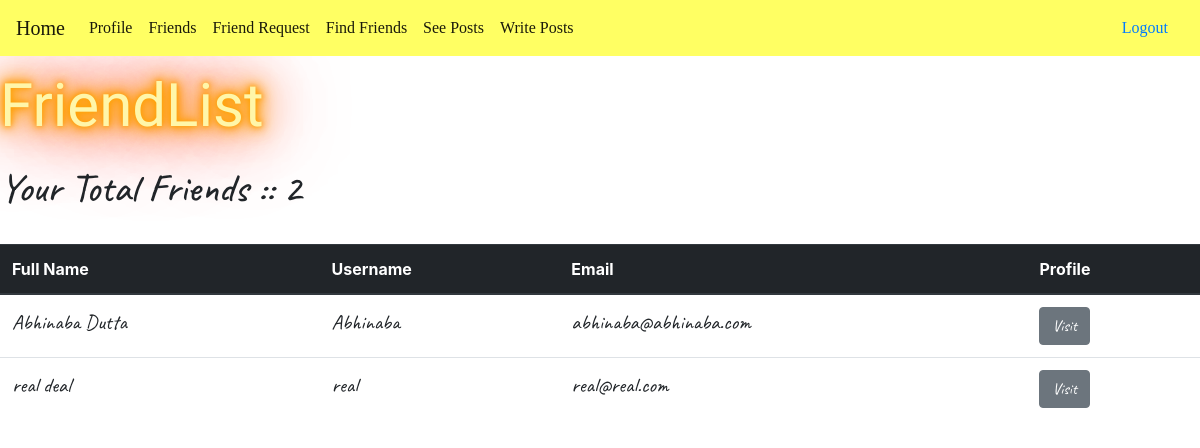
Page /friendlist/ (signed in) on the committed database.
### details/models.py (models this page shows, shortened)
class FriendList(models.Model):
    profile1 = models.ForeignKey(User, null=True, blank=True, on_delete=models.SET_NULL)
    profile2 = models.ForeignKey(User, null=True, blank=True, on_delete=models.SET_NULL, related_name='profile2')
    is_friends = models.BooleanField(default=False)

class Profile(models.Model):
    Gender = (
        ('Male', 'Male'),
        ('Female', 'Female'),
        ('Other', 'Other'),
    )
    user = models.OneToOneField(User, on_delete=models.CASCADE, null=True, blank=True)
    full_name = models.CharField(max_length=100, null=True, blank=True)
    email = models.EmailField(null=True, blank=True)
    birth_date = models.DateTimeField(null=True, blank=True, auto_now=True)
    gender = models.CharField(max_length=20, choices=Gender, null=True, blank=True)
    date_created = models.DateTimeField(auto_now_add=True, null=True, blank=True)

### details/views.py (the view)
# urls.py: path('friendlist/', views.friend_list, name="friendlist"),
@login_required(login_url='/login/')
def friend_list(request):
    user = request.user
    friends_list = user.friendlist_set.all() | user.profile2.all()
    no_of_friends = user.friendlist_set.all().count() + user.profile2.all().count()
    context={
        'user':user,
        'friends':friends_list,
        'no_of_friends':no_of_friends
    }
    return render(request, 'details/friend_list.html', context)

### details/templates/details/friend_list.html (shortened to what this page needs)
{% extends 'details/main.html' %}
{% block content %}
    {% ifequal no_of_friends 0 %}
    {% load static %}
    {% else %}
        {% load static %}
        <link rel="stylesheet" type="text/css" href="{% static 'css/blink.css' %}">
        <h1 class="blink">FriendList</h1>
        <div class="caveat"><h1>Your Total Friends :: {{no_of_friends}}</h1></div><br>
        <table class="table">
            <thead class="thead-dark">
              <tr>
                <th scope="col">Full Name</th>
                <th scope="col">Username</th>
                <th scope="col">Email</th>
                <th scope="col">Profile</th>
              </tr>
            </thead>
            <tbody>
                {% for i in friends %}
                    <tr>
                    {% ifequal  i.profile2.username user.username %}
                        <td class="caveat">{{i.profile1.profile.full_name}}</td>
                        <td class="caveat">{{i.profile1.username}}</td>
                        <td class="caveat">{{i.profile1.profile.email}}</td>
                        <td class="caveat"><a class='btn btn-secondary' href="{% url 'profilepage' i.profile1.id %}">Visit</a></td>
                    {% else %}
                        <td class="caveat">{{i.profile2.profile.full_name}}</td>
                        <td class="caveat">{{i.profile2.username}}</td>
                        <td class="caveat">{{i.profile2.profile.email}}</td>
                        <td class="caveat"><a class='btn btn-secondary'href="{% url 'profilepage' i.profile2.id %}">Visit</a></td>
                    {% endifequal %}
                </tr>
                {% endfor %}
            </tbody>
        </table>
    {% endifequal %}
{% endblock %}

### static/css/main.css (style rules this page uses)
body { background-color: #ffffff; }
.caveat { font-family: 'Caveat', cursive; font-size: 1.3rem; }

### static/css/blink.css (style rules this page uses)
.blink { font-size: 50px; font-size: calc(20px + 5vh); line-height: calc(20px + 10vh); text-shadow: 0 0 5px #ffa500, 0 0 15px #ffa500, 0 0 20px #ffa500, 0 0 40px #ffa500, 0 0 60px #ff0000, 0 0 10px #ff8d00, 0 0 98px #ff0000; color: #fff6a9; font-family: "Sacramento", cursive; text-align: justify; animation: blink 12s infinite; -webkit-animation: blink 12s infinite; }

### rows in the picture
FriendList: profile1.profile.full_name "Abhinaba Dutta", profile1.username "Abhinaba", profile1.profile.email "abhinaba@abhinaba.com"
FriendList: profile1.profile.full_name "real deal", profile1.username "real", profile1.profile.email "real@real.com"

### other values in the picture
{{ no_of_friends }} "2"
